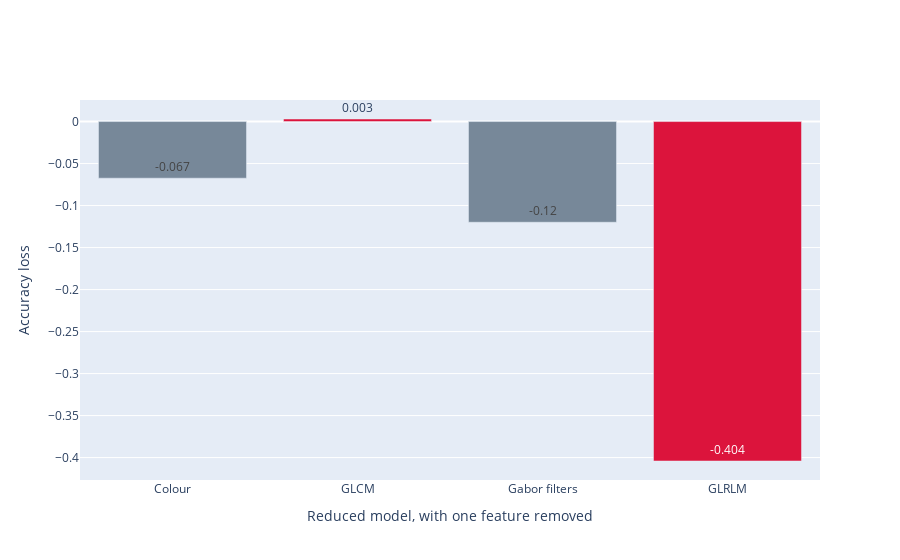

The notebook cell saved with this chart:
### Code cell
import plotly.graph_objects as go

colors = ['lightslategray'] * 4
colors[1] = 'crimson'
colors[3] = 'crimson'

fig = go.Figure(data=[go.Bar(
    x=['Colour', 'GLCM', 'Gabor filters',
       'GLRLM'],
    y= reduced_model[1:5] - reduced_model[0],
    marker_color=colors,
    text= np.around(reduced_model[1:5] - reduced_model[0],3),
    textposition='auto'
)])
fig.update_layout( xaxis_title="Reduced model, with one feature removed",
    yaxis_title="Accuracy loss",)

### Figure 1 — Plotly figure (JSON) as saved in the notebook; plotly's stock layout.template omitted (floating-point values rounded to 4 significant figures)
{"data": [{"marker": {"color": ["lightslategray", "crimson", "lightslategray", "crimson"]}, "text": ["-0.067", "0.003", "-0.12", "-0.404"], "textposition": "auto", "type": "bar", "x": ["Colour", "GLCM", "Gabor filters", "GLRLM"], "y": [-0.06742, 0.003048, -0.1199, -0.4041]}], "layout": {"xaxis": {"title": {"text": "Reduced model, with one feature removed"}}, "yaxis": {"title": {"text": "Accuracy loss"}}}}
